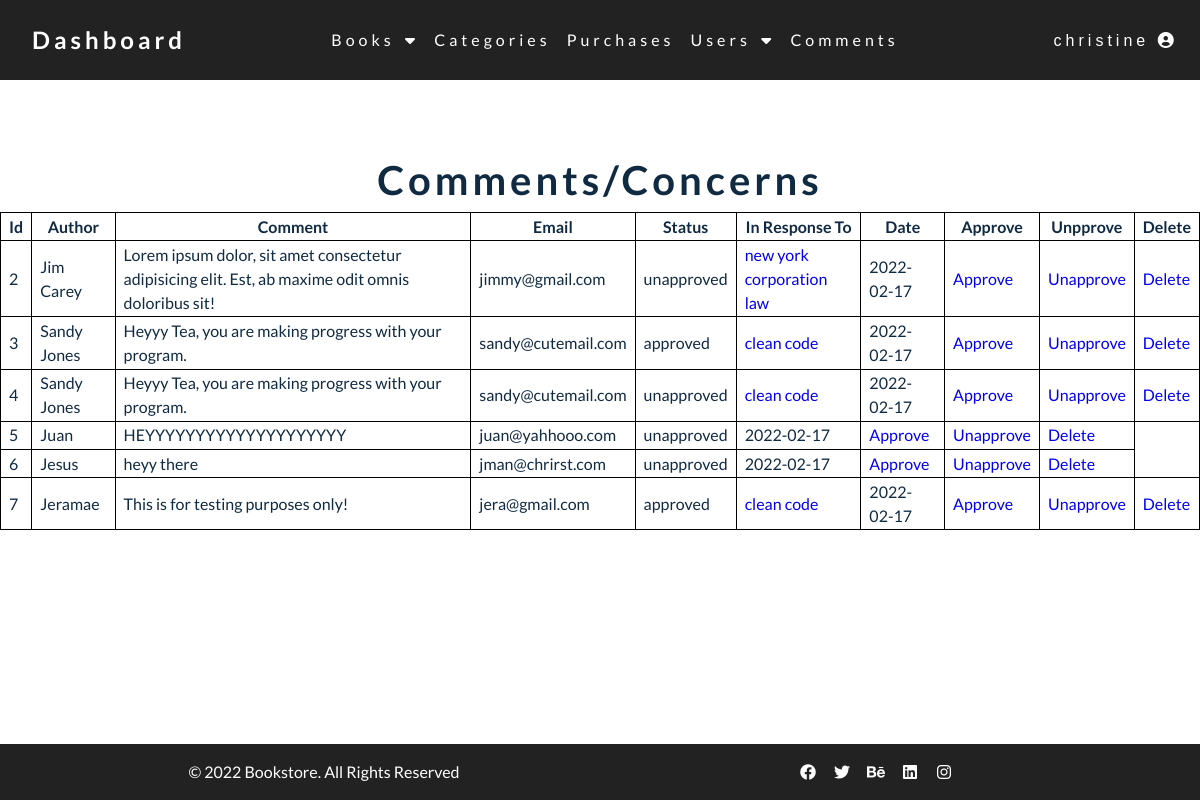
/admin/comments.php (signed in), run on the app's committed database.
### tables this page shows
CREATE TABLE `comments` (
  `comment_id` int(3) NOT NULL,
  `comment_post_id` int(3) NOT NULL,
  `comment_author` varchar(255) NOT NULL,
  `comment_email` varchar(255) NOT NULL,
  `comment_content` text NOT NULL,
  `comment_status` varchar(255) NOT NULL,
  `comment_date` date NOT NULL
);

CREATE TABLE `books` (
  `book_id` int(3) NOT NULL,
  `book_category_id` int(3) NOT NULL,
  `book_name` varchar(255) NOT NULL,
  `book_publisher` varchar(255) NOT NULL,
  `book_price` float NOT NULL,
  `book_author` varchar(255) NOT NULL,
  `book_image` text NOT NULL,
  `book_tags` varchar(255) NOT NULL,
  `book_status` varchar(255) NOT NULL DEFAULT 'draft',
  `book_comment_count` int(11) NOT NULL,
  `upload_date` varchar(11) NOT NULL
);

### admin/includes/view_all_comments.php (the view, shortened to what this page needs)
<table border="1" >
  <thead>
    <tr>
      <th>Id</th>
      <th>Author</th>
      <th>Comment</th>
      <th>Email</th>
      <th>Status</th>
      <th>In Response To</th>
      <th>Date</th>
      <th>Approve</th>
      <th>Unpprove</th>
      <th>Delete</th>
    </tr>
  </thead>
  <tbody>
    <?php
      $stmt = "SELECT * FROM comments";
      $fetch_comments = mysqli_query($connection, $stmt);
      while($row = mysqli_fetch_assoc($fetch_comments)) {
        $comment_id = $row['comment_id'];
        $comment_post_id = $row['comment_post_id'];
        $comment_author = $row['comment_author'];
        $comment_email = $row['comment_email'];
        $comment_content = $row['comment_content'];
        $comment_status = $row['comment_status'];
        $comment_date = $row['comment_date'];
        echo "<tr>";
        echo "<td>{$comment_id}</td>";
        echo "<td>{$comment_author}</td>";
        echo "<td>{$comment_content}</td>";
        echo "<td>{$comment_email}</td>";
        echo "<td>{$comment_status}</td>";
        $stmt = "SELECT * FROM books WHERE book_id = $comment_post_id ";
        $select_post_id_query = mysqli_query($connection, $stmt);
        while($row = mysqli_fetch_array($select_post_id_query)){
          $book_id = $row['book_id'];
          $book_name = $row['book_name'];
          echo "<td><a href='../single-book.php?b_id=$book_id'> $book_name </a></td>";
        }
        echo "<td>{$comment_date}</td>";
        echo "<td><a href='comments.php?approve={$comment_id}'>Approve</a></td>";
        echo "<td><a href='comments.php?unapprove={$comment_id}'>Unapprove</a></td>";
        echo "<td><a onClick=\"javascript: return confirm('Are you sure you want to delete?'); \"  href='comments.php?delete={$comment_id}'>Delete</a></td>";
        echo "</tr>";
      }
    ?>
  </tbody>
</table>

### admin/css/main.css (style rules this page uses)
:root { --clr-primary-1: hsl(184, 91%, 17%); --clr-primary-2: hsl(185, 84%, 25%); --clr-primary-3: hsl(185, 81%, 29%); --clr-primary-4: hsl(184, 77%, 34%); --clr-primary-5: hsl(185, 62%, 45%); --clr-primary-6: hsl(185, 57%, 50%); --clr-primary-7: hsl(184, 65%, 59%); --clr-primary-8: hsl(184, 80%, 74%); --clr-primary-9: hsl(185, 94%, 87%); --clr-primary-10: hsl(186, 100%, 94%); --clr-grey-1: hsl(209, 61%, 16%); --clr-grey-2: hsl(211, 39%, 23%); --clr-grey-3: hsl(209, 34%, 30%); --clr-grey-4: hsl(209, 28%, 39%); --clr-grey-5: hsl(210, 22%, 49%); --clr-grey-6: hsl(209, 23%, 60%); --clr-grey-7: hsl(211, 27%, 70%); --clr-grey-8: hsl(210, 31%, 80%); --clr-grey-9: hsl(212, 33%, 89%); --clr-grey-10: hsl(210, 36%, 96%); --clr-white: #fff; --ff-primary: 'Lato', sans-serif; --transition: all 0.3s linear; --spacing: 0.25rem; --radius: 0.5rem; --light-shadow: 0 5px 15px rgba(0, 0, 0, 0.1); --dark-shadow: 0 5px 15px rgba(0, 0, 0, 0.2); }
body { font-family: var(--ff-primary); background: var(--clr-white); color: var(--clr-grey-1); line-height: 1.5; font-size: 0.875rem; }
a { text-decoration: none; }
@media screen and (min-width: 800px) { body { font-size: 1rem; } }
th, td { padding: 0.1rem 0.5rem; border: 1px solid black; }
th { font-weight: bolder; border: 1px solid black; }
table { border-collapse: collapse; border: 1px solid black; }

### admin/comments.php (style rules this page uses)
th,td { padding: 0.1rem 0.5rem; }
th { font-weight: bolder; }
table { border-collapse: collapse; }

### data on the page
comments: comment_id "2", comment_author "Jim Carey", comment_content "Lorem ipsum dolor, sit amet consectetur adipisicing elit. Est, ab maxime odit omnis doloribus sit!", comment_email "jimmy@gmail.com", comment_status "unapproved", comment_date "2022-02-17"
books: book_name "new york corporation law"
comments: comment_id "3", comment_author "Sandy Jones", comment_content "Heyyy Tea, you are making progress with your program.", comment_email "sandy@cutemail.com", comment_status "approved", comment_date "2022-02-17"
books: book_name "clean code"
comments: comment_id "4", comment_author "Sandy Jones", comment_content "Heyyy Tea, you are making progress with your program.", comment_email "sandy@cutemail.com", comment_status "unapproved", comment_date "2022-02-17"
comments: comment_id "5", comment_author "Juan", comment_content "HEYYYYYYYYYYYYYYYYYYYY", comment_email "juan@yahhooo.com", comment_status "unapproved", comment_date "2022-02-17"
comments: comment_id "6", comment_author "Jesus", comment_content "heyy there", comment_email "jman@chrirst.com", comment_status "unapproved", comment_date "2022-02-17"
comments: comment_id "7", comment_author "Jeramae", comment_content "This is for testing purposes only!", comment_email "jera@gmail.com", comment_status "approved", comment_date "2022-02-17"

### other printed values
$_SESSION['username'] "christine"
